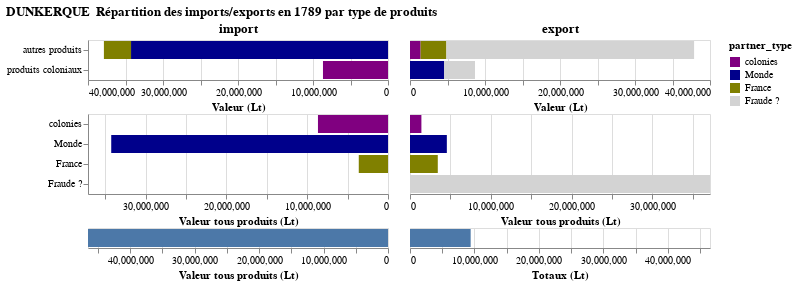
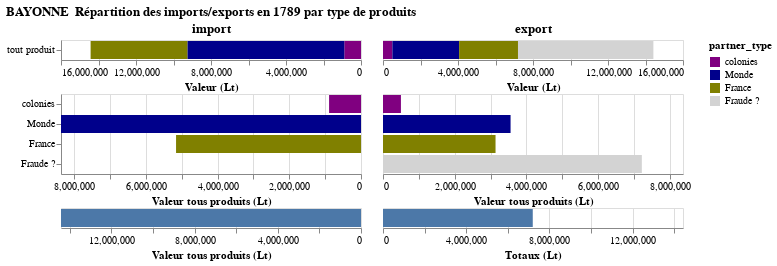
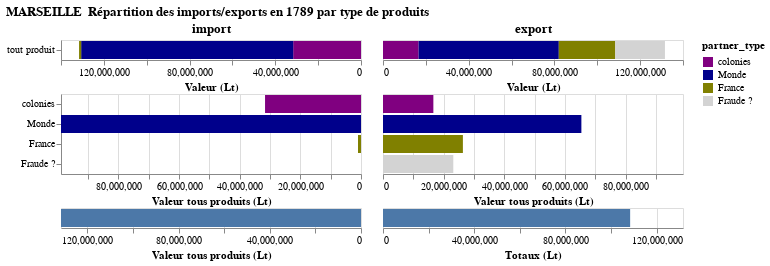
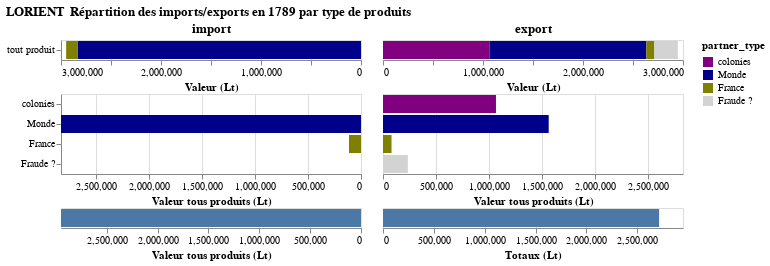

The notebook cell saved with these charts, in order:
### Markdown cell above
## Différence entre Importations et Exportations des produits coloniaux/autres

Dans TOFLIT18, les statistiques des ports francs en 1789 décrivent toutes les importations mais uniqument les exportations de produits coloniaux.
Aussi si l'on calcule la différence entre importations et les exportations, on estime la masse des flux qui : 
- pour les produits non coloniaux : les réexportations vers le monde
- pour les produits coloniaux : le volume d'exportations non déclarées (fraude)

En utilisant la classification Reexportation qui isole les produits qui sont probablement des produits coloniaux on compare les valeurs des importations et des exportations pour les ports francs.

Pour Dunkerque on constate une part très importante d'exportations manquante des produits coloniaux.

Pour Marseille, les différences sont bien moins importantes en valeur. Il semble y avoir tout de même une part de fraude dans les réexportations des produits coloniaux. A moins que cette part soit due à une transformation par l'industrie locale avatn réexporation transformée.

Pour Lorient, si il y a une légère anomalie également dans la réexportation des produits coloniaux il y a surtout une différence importante entre les deux autre catégories.

Pour Bayonne il semble il y avoir un problème dans les statistiques. A étudier.

### Code cell
for city in ["Dunkerque", "Bayonne", "Marseille", "Lorient"]:
    pyramide_port_franc(city, data[city]["total_trade"],"product_type", "partner_type", "type de produits")

### Figure 1 — Vega-Lite specification as saved in the notebook (floating-point values rounded to 4 significant figures)
{"data": {"values": [{"importsexports": "Exports", "partner_type": "colonies", "port": "Dunkerque", "product_type": "autres produits", "value": 1411503}, {"importsexports": "Exports", "partner_type": "France", "port": "Dunkerque", "product_type": "autres produits", "value": 3440000.0}, {"importsexports": "Exports", "partner_type": "Fraude ?", "port": "Dunkerque", "product_type": "autres produits", "value": 33030000.0}, {"importsexports": "Imports", "partner_type": "Monde", "port": "Dunkerque", "product_type": "autres produits", "value": 34261785}, {"importsexports": "Imports", "partner_type": "France", "port": "Dunkerque", "product_type": "autres produits", "value": 3618000.0}, {"importsexports": "Exports", "partner_type": "Monde", "port": "Dunkerque", "product_type": "produits coloniaux", "value": 4560525}, {"importsexports": "Exports", "partner_type": "Fraude ?", "port": "Dunkerque", "product_type": "produits coloniaux", "value": 4109630}, {"importsexports": "Imports", "partner_type": "colonies", "port": "Dunkerque", "product_type": "produits coloniaux", "value": 8670155}]}, "spacing": 0, "title": "DUNKERQUE\n Répartition des imports/exports en 1789 par type de produits", "vconcat": [{"hconcat": [{"encoding": {"color": {"field": "partner_type", "scale": {"domain": ["colonies", "Monde", "France", "Fraude ?"], "range": ["purple", "darkblue", "olive", "lightgrey", "darkgrey"]}, "type": "nominal"}, "x": {"field": "value", "sort": "descending", "title": "Valeur (Lt)", "type": "quantitative"}, "y": {"field": "product_type", "sort": "-x", "title": null, "type": "ordinal"}}, "mark": {"tooltip": {"content": "data"}, "type": "bar"}, "title": "import", "transform": [{"filter": {"equal": "Imports", "field": "importsexports"}}]}, {"encoding": {"color": {"field": "partner_type", "scale": {"domain": ["colonies", "Monde", "France", "Fraude ?"], "range": ["purple", "darkblue", "olive", "lightgrey", "darkgrey"]}, "sort": ["colonies", "Monde", "France", "Fraude ?"], "type": "nominal"}, "x": {"field": "value", "sort": "ascending", "title": "Valeur (Lt)", "type": "quantitative"}, "y": {"axis": null, "field": "product_type", "sort": "-x", "title": null, "type": "ordinal"}}, "mark": {"tooltip": {"content": "data"}, "type": "bar"}, "title": "export", "transform": [{"filter": {"equal": "Exports", "field": "importsexports"}}]}]}, {"hconcat": [{"encoding": {"color": {"field": "partner_type", "scale": {"domain": ["colonies", "Monde", "France", "Fraude ?"], "range": ["purple", "darkblue", "olive", "lightgrey", "darkgrey"]}, "sort": ["colonies", "Monde", "France", "Fraude ?"], "type": "nominal"}, "x": {"field": "total_value", "scale": {"domain": [0, 37140000.0]}, "sort": "descending", "title": "Valeur tous produits (Lt)", "type": "quantitative"}, "y": {"field": "partner_type", "scale": {"domain": ["colonies", "Monde", "France", "Fraude ?"]}, "sort": ["colonies", "Monde", "France", "Fraude ?"], "title": null, "type": "ordinal"}}, "mark": {"tooltip": {"content": "data"}, "type": "bar"}, "transform": [{"filter": {"equal": "Imports", "field": "importsexports"}}, {"aggregate": [{"as": "total_value", "field": "value", "op": "sum"}], "groupby": ["partner_type"]}]}, {"encoding": {"color": {"field": "partner_type", "scale": {"domain": ["colonies", "Monde", "France", "Fraude ?"], "range": ["purple", "darkblue", "olive", "lightgrey", "darkgrey"]}, "sort": ["colonies", "Monde", "France", "Fraude ?"], "type": "nominal"}, "x": {"field": "total_value", "scale": {"domain": [0, 37140000.0]}, "sort": "ascending", "title": "Valeur tous produits (Lt)", "type": "quantitative"}, "y": {"axis": null, "field": "partner_type", "scale": {"domain": ["colonies", "Monde", "France", "Fraude ?"]}, "sort": ["colonies", "Monde", "France", "Fraude ?"], "title": null, "type": "ordinal"}}, "mark": {"tooltip": {"content": "data"}, "type": "bar"}, "transform": [{"filter": {"equal": "Exports", "field": "importsexports"}}, {"aggregate": [{"as": "total_value", "field": "value", "op": "sum"}], "groupby": ["partner_type"]}]}]}, {"hconcat": [{"encoding": {"x": {"field": "total_value", "scale": {"domain": [0, 46550000.0]}, "sort": "descending", "title": "Valeur tous produits (Lt)", "type": "quantitative"}}, "mark": {"tooltip": {"content": "data"}, "type": "bar"}, "transform": [{"filter": {"equal": "Imports", "field": "importsexports"}}, {"filter": "indexof(datum.partner_type,'?')==-1"}, {"aggregate": [{"as": "total_value", "field": "value", "op": "sum"}]}]}, {"encoding": {"x": {"field": "total_value", "scale": {"domain": [0, 46550000.0]}, "sort": "ascending", "title": "Totaux (Lt)", "type": "quantitative"}}, "mark": {"tooltip": {"content": "data"}, "type": "bar"}, "transform": [{"filter": {"equal": "Exports", "field": "importsexports"}}, {"filter": "indexof(datum.partner_type,'?')==-1"}, {"aggregate": [{"as": "total_value", "field": "value", "op": "sum"}]}]}]}]}

### Figure 2 — Vega-Lite specification as saved in the notebook (floating-point values rounded to 4 significant figures)
{"data": {"values": [{"importsexports": "Exports", "partner_type": "colonies", "port": "Bayonne", "product_type": "tout produit", "value": 500164}, {"importsexports": "Exports", "partner_type": "Monde", "port": "Bayonne", "product_type": "tout produit", "value": 3559266}, {"importsexports": "Exports", "partner_type": "France", "port": "Bayonne", "product_type": "tout produit", "value": 3140000.0}, {"importsexports": "Exports", "partner_type": "Fraude ?", "port": "Bayonne", "product_type": "tout produit", "value": 7222000.0}, {"importsexports": "Imports", "partner_type": "colonies", "port": "Bayonne", "product_type": "tout produit", "value": 890608}, {"importsexports": "Imports", "partner_type": "Monde", "port": "Bayonne", "product_type": "tout produit", "value": 8370185}, {"importsexports": "Imports", "partner_type": "France", "port": "Bayonne", "product_type": "tout produit", "value": 5160000.0}]}, "spacing": 0, "title": "BAYONNE\n Répartition des imports/exports en 1789 par type de produits", "vconcat": [{"hconcat": [{"encoding": {"color": {"field": "partner_type", "scale": {"domain": ["colonies", "Monde", "France", "Fraude ?"], "range": ["purple", "darkblue", "olive", "lightgrey", "darkgrey"]}, "type": "nominal"}, "x": {"field": "value", "sort": "descending", "title": "Valeur (Lt)", "type": "quantitative"}, "y": {"field": "product_type", "sort": "-x", "title": null, "type": "ordinal"}}, "mark": {"tooltip": {"content": "data"}, "type": "bar"}, "title": "import", "transform": [{"filter": {"equal": "Imports", "field": "importsexports"}}]}, {"encoding": {"color": {"field": "partner_type", "scale": {"domain": ["colonies", "Monde", "France", "Fraude ?"], "range": ["purple", "darkblue", "olive", "lightgrey", "darkgrey"]}, "sort": ["colonies", "Monde", "France", "Fraude ?"], "type": "nominal"}, "x": {"field": "value", "sort": "ascending", "title": "Valeur (Lt)", "type": "quantitative"}, "y": {"axis": null, "field": "product_type", "sort": "-x", "title": null, "type": "ordinal"}}, "mark": {"tooltip": {"content": "data"}, "type": "bar"}, "title": "export", "transform": [{"filter": {"equal": "Exports", "field": "importsexports"}}]}]}, {"hconcat": [{"encoding": {"color": {"field": "partner_type", "scale": {"domain": ["colonies", "Monde", "France", "Fraude ?"], "range": ["purple", "darkblue", "olive", "lightgrey", "darkgrey"]}, "sort": ["colonies", "Monde", "France", "Fraude ?"], "type": "nominal"}, "x": {"field": "total_value", "scale": {"domain": [0, 8370185]}, "sort": "descending", "title": "Valeur tous produits (Lt)", "type": "quantitative"}, "y": {"field": "partner_type", "scale": {"domain": ["colonies", "Monde", "France", "Fraude ?"]}, "sort": ["colonies", "Monde", "France", "Fraude ?"], "title": null, "type": "ordinal"}}, "mark": {"tooltip": {"content": "data"}, "type": "bar"}, "transform": [{"filter": {"equal": "Imports", "field": "importsexports"}}, {"aggregate": [{"as": "total_value", "field": "value", "op": "sum"}], "groupby": ["partner_type"]}]}, {"encoding": {"color": {"field": "partner_type", "scale": {"domain": ["colonies", "Monde", "France", "Fraude ?"], "range": ["purple", "darkblue", "olive", "lightgrey", "darkgrey"]}, "sort": ["colonies", "Monde", "France", "Fraude ?"], "type": "nominal"}, "x": {"field": "total_value", "scale": {"domain": [0, 8370185]}, "sort": "ascending", "title": "Valeur tous produits (Lt)", "type": "quantitative"}, "y": {"axis": null, "field": "partner_type", "scale": {"domain": ["colonies", "Monde", "France", "Fraude ?"]}, "sort": ["colonies", "Monde", "France", "Fraude ?"], "title": null, "type": "ordinal"}}, "mark": {"tooltip": {"content": "data"}, "type": "bar"}, "transform": [{"filter": {"equal": "Exports", "field": "importsexports"}}, {"aggregate": [{"as": "total_value", "field": "value", "op": "sum"}], "groupby": ["partner_type"]}]}]}, {"hconcat": [{"encoding": {"x": {"field": "total_value", "scale": {"domain": [0, 14420000.0]}, "sort": "descending", "title": "Valeur tous produits (Lt)", "type": "quantitative"}}, "mark": {"tooltip": {"content": "data"}, "type": "bar"}, "transform": [{"filter": {"equal": "Imports", "field": "importsexports"}}, {"filter": "indexof(datum.partner_type,'?')==-1"}, {"aggregate": [{"as": "total_value", "field": "value", "op": "sum"}]}]}, {"encoding": {"x": {"field": "total_value", "scale": {"domain": [0, 14420000.0]}, "sort": "ascending", "title": "Totaux (Lt)", "type": "quantitative"}}, "mark": {"tooltip": {"content": "data"}, "type": "bar"}, "transform": [{"filter": {"equal": "Exports", "field": "importsexports"}}, {"filter": "indexof(datum.partner_type,'?')==-1"}, {"aggregate": [{"as": "total_value", "field": "value", "op": "sum"}]}]}]}]}

### Figure 3 — Vega-Lite specification as saved in the notebook (floating-point values rounded to 4 significant figures)
{"data": {"values": [{"importsexports": "Exports", "partner_type": "colonies", "port": "Marseille", "product_type": "tout produit", "value": 16611629}, {"importsexports": "Exports", "partner_type": "Monde", "port": "Marseille", "product_type": "tout produit", "value": 65430000.0}, {"importsexports": "Exports", "partner_type": "France", "port": "Marseille", "product_type": "tout produit", "value": 26350000.0}, {"importsexports": "Exports", "partner_type": "Fraude ?", "port": "Marseille", "product_type": "tout produit", "value": 23180000.0}, {"importsexports": "Imports", "partner_type": "colonies", "port": "Marseille", "product_type": "tout produit", "value": 31647025}, {"importsexports": "Imports", "partner_type": "Monde", "port": "Marseille", "product_type": "tout produit", "value": 98940000.0}, {"importsexports": "Imports", "partner_type": "France", "port": "Marseille", "product_type": "tout produit", "value": 983800.0}]}, "spacing": 0, "title": "MARSEILLE\n Répartition des imports/exports en 1789 par type de produits", "vconcat": [{"hconcat": [{"encoding": {"color": {"field": "partner_type", "scale": {"domain": ["colonies", "Monde", "France", "Fraude ?"], "range": ["purple", "darkblue", "olive", "lightgrey", "darkgrey"]}, "type": "nominal"}, "x": {"field": "value", "sort": "descending", "title": "Valeur (Lt)", "type": "quantitative"}, "y": {"field": "product_type", "sort": "-x", "title": null, "type": "ordinal"}}, "mark": {"tooltip": {"content": "data"}, "type": "bar"}, "title": "import", "transform": [{"filter": {"equal": "Imports", "field": "importsexports"}}]}, {"encoding": {"color": {"field": "partner_type", "scale": {"domain": ["colonies", "Monde", "France", "Fraude ?"], "range": ["purple", "darkblue", "olive", "lightgrey", "darkgrey"]}, "sort": ["colonies", "Monde", "France", "Fraude ?"], "type": "nominal"}, "x": {"field": "value", "sort": "ascending", "title": "Valeur (Lt)", "type": "quantitative"}, "y": {"axis": null, "field": "product_type", "sort": "-x", "title": null, "type": "ordinal"}}, "mark": {"tooltip": {"content": "data"}, "type": "bar"}, "title": "export", "transform": [{"filter": {"equal": "Exports", "field": "importsexports"}}]}]}, {"hconcat": [{"encoding": {"color": {"field": "partner_type", "scale": {"domain": ["colonies", "Monde", "France", "Fraude ?"], "range": ["purple", "darkblue", "olive", "lightgrey", "darkgrey"]}, "sort": ["colonies", "Monde", "France", "Fraude ?"], "type": "nominal"}, "x": {"field": "total_value", "scale": {"domain": [0, 98940000.0]}, "sort": "descending", "title": "Valeur tous produits (Lt)", "type": "quantitative"}, "y": {"field": "partner_type", "scale": {"domain": ["colonies", "Monde", "France", "Fraude ?"]}, "sort": ["colonies", "Monde", "France", "Fraude ?"], "title": null, "type": "ordinal"}}, "mark": {"tooltip": {"content": "data"}, "type": "bar"}, "transform": [{"filter": {"equal": "Imports", "field": "importsexports"}}, {"aggregate": [{"as": "total_value", "field": "value", "op": "sum"}], "groupby": ["partner_type"]}]}, {"encoding": {"color": {"field": "partner_type", "scale": {"domain": ["colonies", "Monde", "France", "Fraude ?"], "range": ["purple", "darkblue", "olive", "lightgrey", "darkgrey"]}, "sort": ["colonies", "Monde", "France", "Fraude ?"], "type": "nominal"}, "x": {"field": "total_value", "scale": {"domain": [0, 98940000.0]}, "sort": "ascending", "title": "Valeur tous produits (Lt)", "type": "quantitative"}, "y": {"axis": null, "field": "partner_type", "scale": {"domain": ["colonies", "Monde", "France", "Fraude ?"]}, "sort": ["colonies", "Monde", "France", "Fraude ?"], "title": null, "type": "ordinal"}}, "mark": {"tooltip": {"content": "data"}, "type": "bar"}, "transform": [{"filter": {"equal": "Exports", "field": "importsexports"}}, {"aggregate": [{"as": "total_value", "field": "value", "op": "sum"}], "groupby": ["partner_type"]}]}]}, {"hconcat": [{"encoding": {"x": {"field": "total_value", "scale": {"domain": [0, 131600000.0]}, "sort": "descending", "title": "Valeur tous produits (Lt)", "type": "quantitative"}}, "mark": {"tooltip": {"content": "data"}, "type": "bar"}, "transform": [{"filter": {"equal": "Imports", "field": "importsexports"}}, {"filter": "indexof(datum.partner_type,'?')==-1"}, {"aggregate": [{"as": "total_value", "field": "value", "op": "sum"}]}]}, {"encoding": {"x": {"field": "total_value", "scale": {"domain": [0, 131600000.0]}, "sort": "ascending", "title": "Totaux (Lt)", "type": "quantitative"}}, "mark": {"tooltip": {"content": "data"}, "type": "bar"}, "transform": [{"filter": {"equal": "Exports", "field": "importsexports"}}, {"filter": "indexof(datum.partner_type,'?')==-1"}, {"aggregate": [{"as": "total_value", "field": "value", "op": "sum"}]}]}]}]}

### Figure 4 — Vega-Lite specification as saved in the notebook (floating-point values rounded to 4 significant figures)
{"data": {"values": [{"importsexports": "Exports", "partner_type": "colonies", "port": "Lorient", "product_type": "tout produit", "value": 1067534}, {"importsexports": "Exports", "partner_type": "Monde", "port": "Lorient", "product_type": "tout produit", "value": 1566000.0}, {"importsexports": "Exports", "partner_type": "France", "port": "Lorient", "product_type": "tout produit", "value": 80460.0}, {"importsexports": "Exports", "partner_type": "Fraude ?", "port": "Lorient", "product_type": "tout produit", "value": 234800.0}, {"importsexports": "Imports", "partner_type": "Monde", "port": "Lorient", "product_type": "tout produit", "value": 2835000.0}, {"importsexports": "Imports", "partner_type": "France", "port": "Lorient", "product_type": "tout produit", "value": 113600.0}]}, "spacing": 0, "title": "LORIENT\n Répartition des imports/exports en 1789 par type de produits", "vconcat": [{"hconcat": [{"encoding": {"color": {"field": "partner_type", "scale": {"domain": ["colonies", "Monde", "France", "Fraude ?"], "range": ["purple", "darkblue", "olive", "lightgrey", "darkgrey"]}, "type": "nominal"}, "x": {"field": "value", "sort": "descending", "title": "Valeur (Lt)", "type": "quantitative"}, "y": {"field": "product_type", "sort": "-x", "title": null, "type": "ordinal"}}, "mark": {"tooltip": {"content": "data"}, "type": "bar"}, "title": "import", "transform": [{"filter": {"equal": "Imports", "field": "importsexports"}}]}, {"encoding": {"color": {"field": "partner_type", "scale": {"domain": ["colonies", "Monde", "France", "Fraude ?"], "range": ["purple", "darkblue", "olive", "lightgrey", "darkgrey"]}, "sort": ["colonies", "Monde", "France", "Fraude ?"], "type": "nominal"}, "x": {"field": "value", "sort": "ascending", "title": "Valeur (Lt)", "type": "quantitative"}, "y": {"axis": null, "field": "product_type", "sort": "-x", "title": null, "type": "ordinal"}}, "mark": {"tooltip": {"content": "data"}, "type": "bar"}, "title": "export", "transform": [{"filter": {"equal": "Exports", "field": "importsexports"}}]}]}, {"hconcat": [{"encoding": {"color": {"field": "partner_type", "scale": {"domain": ["colonies", "Monde", "France", "Fraude ?"], "range": ["purple", "darkblue", "olive", "lightgrey", "darkgrey"]}, "sort": ["colonies", "Monde", "France", "Fraude ?"], "type": "nominal"}, "x": {"field": "total_value", "scale": {"domain": [0, 2835000.0]}, "sort": "descending", "title": "Valeur tous produits (Lt)", "type": "quantitative"}, "y": {"field": "partner_type", "scale": {"domain": ["colonies", "Monde", "France", "Fraude ?"]}, "sort": ["colonies", "Monde", "France", "Fraude ?"], "title": null, "type": "ordinal"}}, "mark": {"tooltip": {"content": "data"}, "type": "bar"}, "transform": [{"filter": {"equal": "Imports", "field": "importsexports"}}, {"aggregate": [{"as": "total_value", "field": "value", "op": "sum"}], "groupby": ["partner_type"]}]}, {"encoding": {"color": {"field": "partner_type", "scale": {"domain": ["colonies", "Monde", "France", "Fraude ?"], "range": ["purple", "darkblue", "olive", "lightgrey", "darkgrey"]}, "sort": ["colonies", "Monde", "France", "Fraude ?"], "type": "nominal"}, "x": {"field": "total_value", "scale": {"domain": [0, 2835000.0]}, "sort": "ascending", "title": "Valeur tous produits (Lt)", "type": "quantitative"}, "y": {"axis": null, "field": "partner_type", "scale": {"domain": ["colonies", "Monde", "France", "Fraude ?"]}, "sort": ["colonies", "Monde", "France", "Fraude ?"], "title": null, "type": "ordinal"}}, "mark": {"tooltip": {"content": "data"}, "type": "bar"}, "transform": [{"filter": {"equal": "Exports", "field": "importsexports"}}, {"aggregate": [{"as": "total_value", "field": "value", "op": "sum"}], "groupby": ["partner_type"]}]}]}, {"hconcat": [{"encoding": {"x": {"field": "total_value", "scale": {"domain": [0, 2949000.0]}, "sort": "descending", "title": "Valeur tous produits (Lt)", "type": "quantitative"}}, "mark": {"tooltip": {"content": "data"}, "type": "bar"}, "transform": [{"filter": {"equal": "Imports", "field": "importsexports"}}, {"filter": "indexof(datum.partner_type,'?')==-1"}, {"aggregate": [{"as": "total_value", "field": "value", "op": "sum"}]}]}, {"encoding": {"x": {"field": "total_value", "scale": {"domain": [0, 2949000.0]}, "sort": "ascending", "title": "Totaux (Lt)", "type": "quantitative"}}, "mark": {"tooltip": {"content": "data"}, "type": "bar"}, "transform": [{"filter": {"equal": "Exports", "field": "importsexports"}}, {"filter": "indexof(datum.partner_type,'?')==-1"}, {"aggregate": [{"as": "total_value", "field": "value", "op": "sum"}]}]}]}]}
